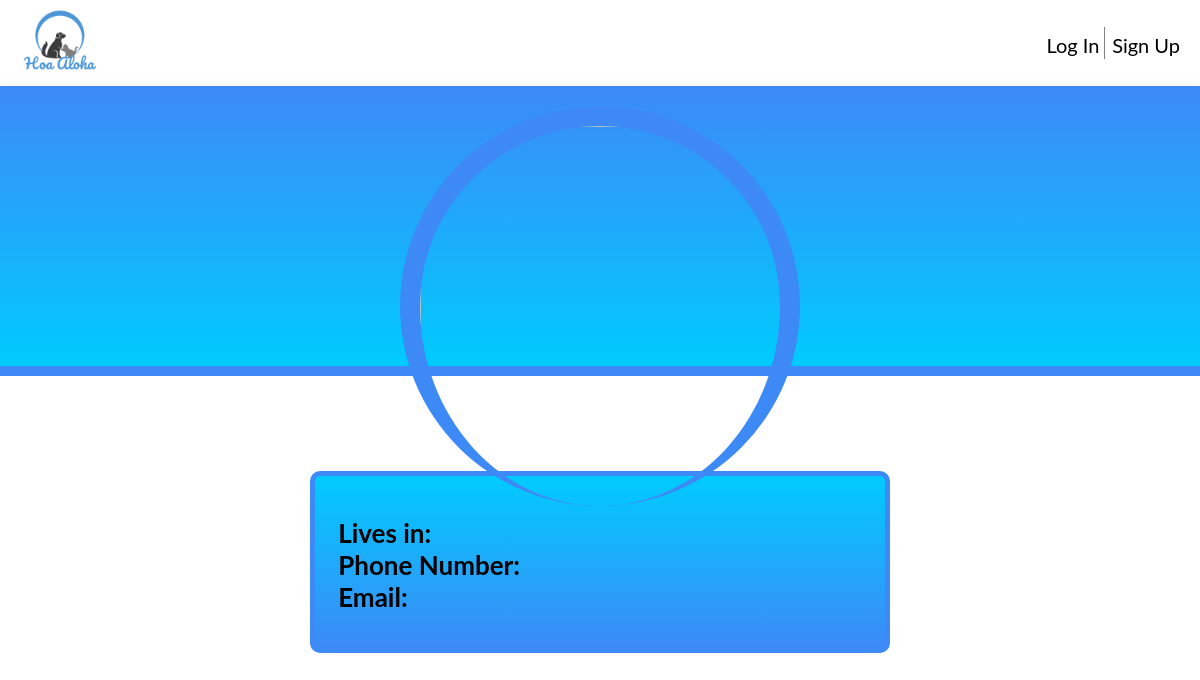
Before: /pages/profile.php?username=thew4nderer with the older database file.
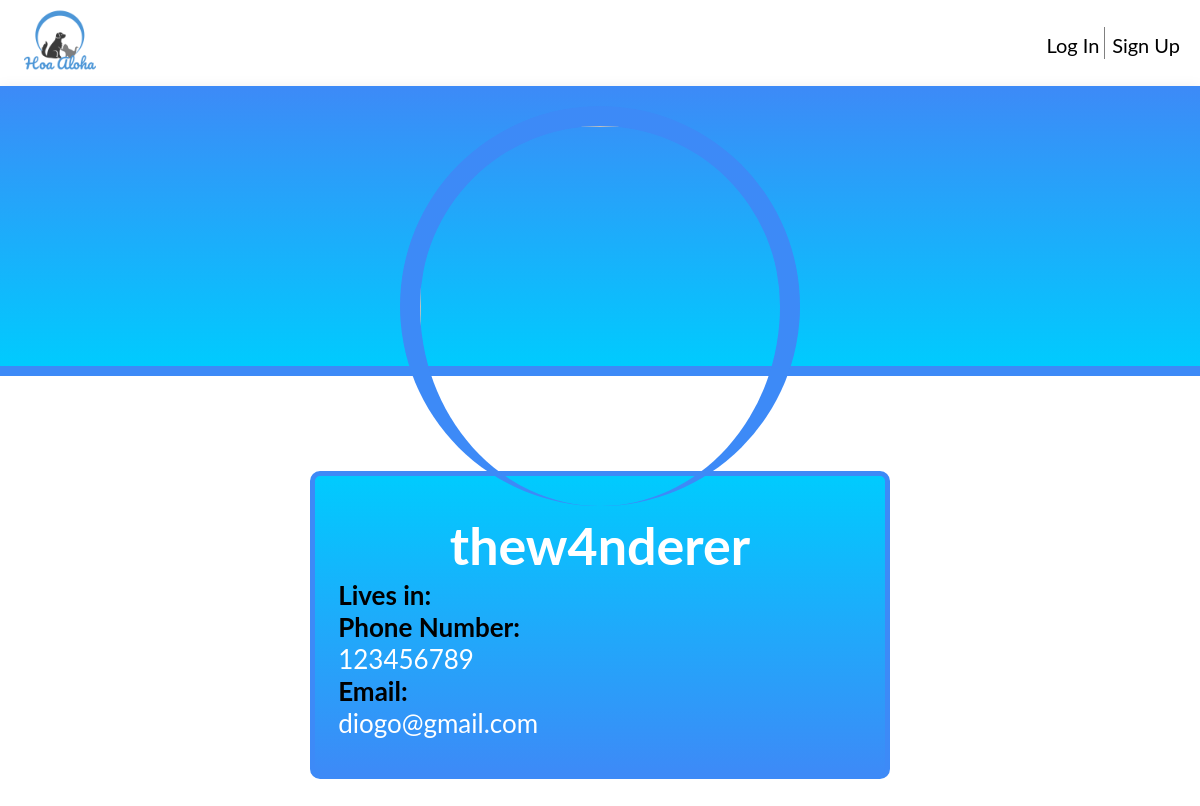
After: the same page with the newer database file.
### tables this page shows
CREATE TABLE UserPhotos(
	idUser         INTEGER REFERENCES UserEntities(id),
	idPhoto        INTEGER REFERENCES Photos(id)
);

CREATE TABLE UserEntities (
	id              INTEGER PRIMARY KEY AUTOINCREMENT,
	name            VARCHAR(255) NOT NULL,
    username        VARCHAR(255) UNIQUE,
    password        VARCHAR(255) NOT NULL,
	Location     	VARCHAR(255) NOT NULL,
	phoneNumber		INT NOT NULL,
	email           VARCHAR(255) NOT NULL
);

### database/db_user.php (called while the page is built, shortened)
<?php
  function getUser($username){
    $db = Database::instance()->db();
    $stmt = $db->prepare('SELECT * FROM UserEntities INNER JOIN UserPhotos ON UserEntities.id = UserPhotos.idUser WHERE username = ?');
    $stmt->execute(array($username));
    return $stmt->fetch();
  }
?>

### database/db_animal.php (called while the page is built, shortened)
<?php
  function getAnimal($id) {
    $db = Database::instance()->db();
    $stmt = $db->prepare('SELECT * FROM Pets INNER JOIN PetPhotos ON Pets.id = PetPhotos.idPet WHERE id = ?');
    $stmt->execute(array($id));
    return $stmt->fetch();
  }
?>

### database/db_topic.php (called while the page is built, shortened)
<?php
  function getTopicsPostedByUser($username){
    $db = Database::instance()->db();
    $stmt = $db->prepare('SELECT DISTINCT Topics.* FROM Topics, UserEntities WHERE Topics.idUserEntity=UserEntities.id AND UserEntities.username=?');
    $stmt->execute(array($username));
    return $stmt->fetchAll();
  }
?>

### templates/tpl_topic.php (the view, shortened to what this page needs)
<?php function draw_topic_in_profile($id, $animal){
?>
    <li>
      <div class="profile-animal-container" >
        <a href="../pages/topic.php?id=<?=$id?>">
          <div class="animal-text">
            <div class="animal-name"><?=$animal['name']?></div>
            <div class="animal-species"><?=$animal['species']?></div>
          </div>
        </a>
      </div>
    </li>
<?php } ?>

### templates/tpl_common.php (shortened to what this page needs)
<?php
include_once('../templates/tpl_auth.php');
function draw_header($draw_login = true) {
 ?>
  <!DOCTYPE html>
  <html lang="en">
    <head>
        <link rel="stylesheet" href="../css/style.css">
    </head>
    <body>
        <header>
            <a href="main.php">
                <img class="logo" src="../assets/logo.png" width="80" height="80">
            </a>
            <ul class="authentication">
                <?php if ($draw_login){
                    if (isset($_SESSION['username']) && !empty($_SESSION['username'])) draw_logout($_SESSION['username']);
                    else draw_login_button();
                }?>
            </ul>
        </header>
<?php } ?>
<?php function draw_footer() {
  ?>
  </body>
</html>
<?php } ?>

### templates/tpl_auth.php (shortened to what this page needs)
<?php function draw_login_button() {
  ?>
  <li><a href="#" id="loginButton" class="button">Log In</a></li>
  <li><a href="../pages/register.php">Sign Up</a></li>
<?php } ?>

### templates/tpl_profile.php (shortened to what this page needs)
<?php function draw_profile($user){
?>
    <div class="profile-container">
        <div class="user-photo">
            <img src="../database/db_link_image.php?id=<?php echo $user['idPhoto'];?>" width="200" height="200">
        </div>
        <div class="user-card">
            <div class="user-username"> <h1><?= $user['username'] ?></h1> </div>
            <div class="user-location"> <h4>Lives in:</h4> <?=$user['idLocation'] ?> </div>
            <div class="user-contacts">
                <div class="user-phone"> <h4>Phone Number:</h4> <?=$user['phoneNumber'] ?></div>
                <div class="user-email"> <h4>Email:</h4> <?=$user['email'] ?> </div>
            </div>
        </div>
    </div>
<?php } ?>
<?php function start_animals_div($username, $is_own_profile){
?>
    <?php
        $string = $is_own_profile ? 'Your animals up for adoption': $username . 's animals up for adoption';
    ?>
    <div class="profile-animals-container">
        <h1><?= $string ?></h1>
    </div>
<?php } ?>

### pages/profile.php (shortened to what this page needs)
<?php
  include_once('../templates/tpl_common.php');
  include_once('../templates/tpl_profile.php');
  include_once('../templates/tpl_topic.php');
  include_once("../database/db_user.php");
  include_once("../database/db_animal.php");
  include_once("../database/db_topic.php");
  $username = $_GET['username'];
  $profile = getUser($username);
  $topics = getTopicsPostedByUser($username);
  draw_header();
  draw_profile($profile);
  start_animals_div($username, (@$_SESSION['username'] == $username));
  foreach($topics as &$topic) {
    if ($topic != null) {
      $animal = getAnimal($topic['idPet']);
      if ($animal != null) draw_topic_in_profile($topic['id'], $animal);
    }
  }
  draw_footer();
  ?>

### css/style.css (style rules this page uses)
* { box-sizing: border-box; margin: 0; padding: 0; list-style: none; text-decoration: none; font-family: 'Lato'; }
:root { font-size: 26px; --login-blue: rgb(61, 138, 247); --login-blue-soft: rgb(90, 159, 255); }
body { color: black; background-color: white; margin: 0 auto; padding: 0; }
header { display: flex; justify-content: space-between; align-items: center; padding: 0px 20px; }
.logo { cursor: pointer; }
.authentication li { display: inline-block; }
.authentication li:first-child { border-right-style: solid; border-width: 1px; border-color: gray; padding-right: 5px; }
.authentication li a { font-size: 20px; transition: all 0.3s ease 0s; color: black; }
.profile-container { padding: 20px; display: block; min-height: 100vh; position: absolute; width: 100%; background-color: #fff; box-shadow: 0 5px 15px 1px rgba(0, 0, 0, 0.1); }
.profile-container:before { content: ''; position: absolute; width: 100%; height: 35%; top: 0; left: 0; background-image: linear-gradient(to top, #00cbfe, var(--login-blue)); border-bottom-style: solid; border-width: 10px; border-color: var(--login-blue); }
.user-photo img { display: block; margin-left: auto; margin-right: auto; position: relative; border-radius: 100%; border-top-style: solid; border-right-style: solid; border-left-style: solid; border-width: 20px; border-color: var(--login-blue); width: 400px; height: 400px; }
.user-card { color: white; margin-top: -3%; margin-left: 25%; margin-right: 25%; padding: 1% 2% 3% 2%; box-sizing: border-box; background-image: linear-gradient(to top, var(--login-blue), #00cbfe); border-radius: 10px; border-style: solid; border-width: 5px; border-color: var(--login-blue); }
.user-card .user-username { position: relative; color: white; font-weight: bold; padding: 5% 0 3px 0; text-align: center; border-width: 10px; }
.user-card h4 { color: black; }

Changed rows visible on the page:
added userphotos: idUser.username "thew4nderer", idUser.phoneNumber "123456789", idUser.email "diogo@gmail.com"
